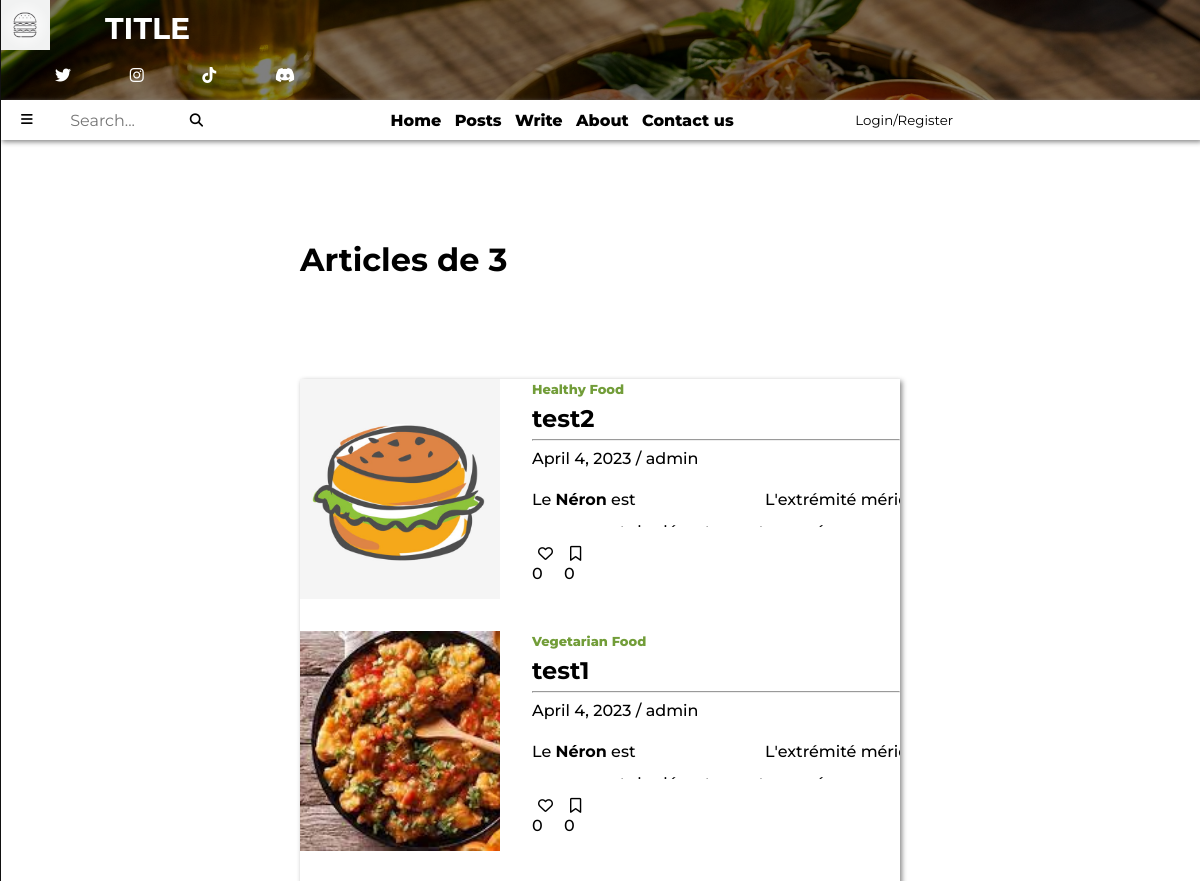
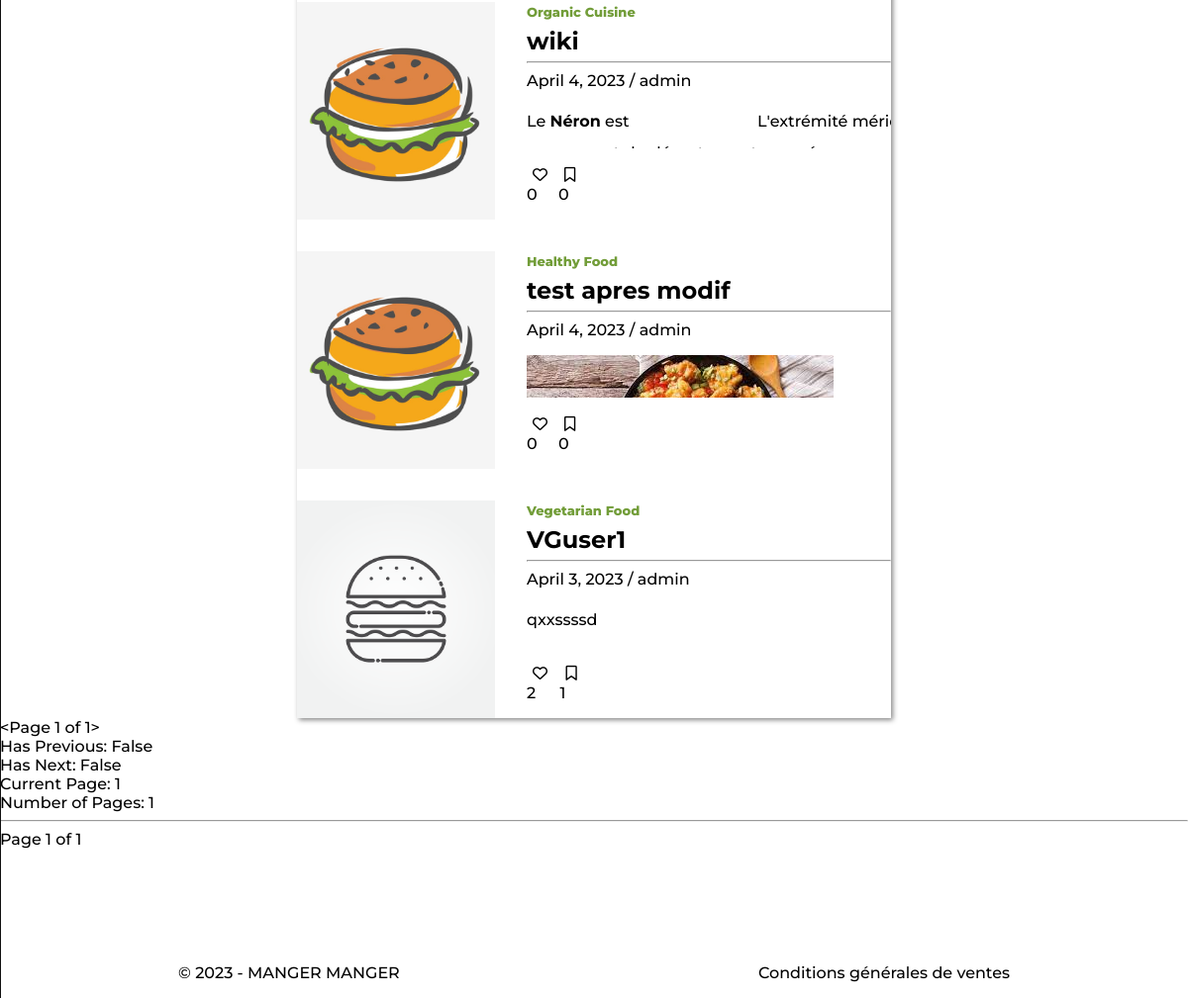
Screenshot of /posts/username/3/ with the database file from the repository (2 pictures, top to bottom).
### blog_app/models.py (models this page shows, shortened)
class PostModels(models.Model): # structure d'un article de blog
    class Categories(models.TextChoices): # permet de définir des choix textuels pour la catégorie
        Healthy_Food = 'Healthy Food' # Healthy Food ... sont les clés classées dans la BDD pour chaque catégories
        Organic_Cuisine = 'Organic Cuisine'
        Vegetarian_Food = 'Vegetarian Food'
    user_id= models.ForeignKey(UserModels, on_delete=models.CASCADE)
    categorie = models.fields.CharField(choices=Categories.choices, max_length=15)
    date = models.DateField(auto_now_add=True)
    title = models.CharField(max_length=30, blank=False)
    content = RichTextUploadingField(blank=False, null=True)
    image = models.ImageField(upload_to='posts_images/', blank=False, null=True)
    favoris = models.ManyToManyField(UserModels, blank=True, related_name='favoris')
    bookmark = models.ManyToManyField(UserModels, blank=True, related_name='bookmark')
    objects = PostManager()

class UserModels(AbstractUser):
    description = models.TextField(blank=True, null=True)
    objects = UserManager()

### blog_app/views.py (the view)
# urls.py: path('posts/',views.list_posts, name="list_posts"),
def posts(request, filter_by, value):
    print("------------------------------------------------------")
    print("value: ",value)
    print("type: ",type(value))
    print("id: ",request.user.id)
    if filter_by == 'username':
        post_list = models.PostModels.objects.filter(user_id=value).order_by('-id')
    elif filter_by == 'date':
        post_list = models.PostModels.objects.filter(date=value).order_by('-date')
    elif filter_by == 'categorie':
        post_list = models.PostModels.objects.filter(categorie=value).order_by('-id')
    elif filter_by == 'bookmark':
        if request.user.is_authenticated:
            post_list = models.PostModels.objects.filter(bookmark=request.user).order_by('-id')
        else:
            return redirect(reverse('login') + '?next=' + request.get_full_path())
    elif filter_by == 'favorite':
        if request.user.is_authenticated:
            post_list = models.PostModels.objects.filter(favoris=request.user).order_by('-id')
        else:
            return redirect(reverse('login') + '?next=' + request.get_full_path())
    elif filter_by == 'myPosts':
        if request.user.is_authenticated:
            post_list = models.PostModels.objects.filter(user_id=value).order_by('-id')
        else:
            return redirect(reverse('login') + '?next=' + request.get_full_path())
    p = Paginator(post_list, 10)
    page = request.GET.get('page')
    posts = p.get_page(page)
    context = {'posts': posts, 'filter_by': filter_by, 'value': value}
    if not posts:
        context['message'] = "Empty for now, come back later"
    else:
        context['message'] = None
    if filter_by == 'username':
        context['username'] = value
    elif filter_by == 'date':
        context['date'] = value
    elif filter_by == 'categorie':
        context['categorie'] = value
    print("------------------------------------------------------")
    print("value: ",value)
    print("type: ",type(value))
    print("id: ",request.user.id)
    return render(request, 'blog_app/posts.html', context)

### blog_app/templates/blog_app/posts.html (shortened to what this page needs)
{% extends 'base.html' %}
    {% block stylesheet %}
    {% load static %}
    <link rel="stylesheet" type="text/css" href={% static "blog_app/posts.css" %}>
    {% endblock stylesheet %}
    {% block index %}
    {% if request.resolver_match.url_name == 'list_posts' %}
        <h1>Tous les articles</h1>
    {% elif request.resolver_match.url_name == 'posts_filter' %}
        {% if filter_by == 'username' %}
            <h1>Articles de {{ username }}</h1>
        {% elif filter_by == 'date' %}
            <h1>Articles du {{ date }}</h1>
        {% elif filter_by == 'categorie' %}
            <h1>Articles de la catégorie {{ categorie }}</h1>
        {% elif filter_by == 'bookmark' %}
            <h1>Articles bookmarked</h1>
            {% if message %}
                {{ message }}
            {% endif %}
        {% endif %}
    {% else %}
        <h1>Blog</h1>
    {% endif %}
    <section class="display-posts">
        <div class="posts">
            {% for post in posts %}
                <div class="post" >
                    <div class="post-img"
                        style="background-image: url('{{ MEDIA_URL }}{{ post.image.url }}');"
                        onclick="location.href='{% url 'post_detail' pk=post.id user_id=post.user_id categorie=post.categorie %}'">
                    </div>
                    <div class="post-description"
                        onclick="location.href='{% url 'post_detail' pk=post.id user_id=post.user_id categorie=post.categorie %}'">
                        <a href="{% url 'posts_filter' filter_by='categorie' value=post.categorie %}" class="post-categorie colored-text">
                            {{ post.categorie }}
                        </a>
                        <h2 class="bold-title">
                            {{ post.title }}
                        </h2>
                        <hr>
                        <a href="{% url 'posts_filter' filter_by='date' value=post.date %}" class="date transition-btn">
                            {{ post.date }}
                        </a>
                        <span>/</span>
                        <a href="{% url 'posts_filter' filter_by='username' value=post.user_id.id %}" class="author transition-btn">
                            {{ post.user_id.username }}
                        </a>
                        <div class="description-text">
                            {{ post.content|safe }}
                        </div>
                    </div>
                    <div class="last-row">
                        <div class="zone-icons icons boutons">
                            {% include "blog_app/favori_btn.html" %}
                            {% include "blog_app/bookmark_btn.html" %}
                        </div>
                        <div class="empty-col" onclick="location.href='{% url 'post_detail' pk=post.id user_id=post.user_id categorie=post.categorie %}'"></div>
                    </div>
                </div>
            {% endfor %}
        </div>
    </section>
    {{ posts }}
    <br>
    Has Previous: {{ posts.has_previous }}
    <br>
    Has Next: {{ posts.has_next }}
    <br>
    Current Page: {{ posts.number }}
    <br>
    Number of Pages: {{ posts.paginator.num_pages }}
    <hr>
    Page {{ posts.number }} of {{ posts.paginator.num_pages}}
    {% endblock index %}

### blog_app/templates/blog_app/favori_btn.html
<div id="favori-btns{{ post.id }}">
  <p>
    <button
      hx-post="{% url 'add_remove_favori' post.id %}"
      hx-target="#favori-btns{{ post.id }}"
      hx-swap="#favori-btns{{ post.id }}">
      {% if user in post.favoris.all %}
        <i class="fa-solid fa-heart material-icons"></i>
      {% else %}
        <i class="fa-regular fa-heart material-icons"></i>
      {% endif %}
    </button>
    {{ post.favoris.count }}
  </p>
</div>

### blog_app/templates/blog_app/bookmark_btn.html
<div id="bookmark-btns{{ post.id }}">
  <p>
    <button
      hx-post="{% url 'add_remove_bookmark' post.id %}"
      hx-target="#bookmark-btns{{ post.id }}"
      hx-swap="#bookmark-btns{{ post.id }}">
      {% if user in post.bookmark.all %}
        <i class="fa-solid fa-bookmark material-icons"></i>
      {% else %}
        <i class="fa-regular fa-bookmark material-icons"></i>
      {% endif %}
    </button>
    {{ post.bookmark.count }}
  </p>
</div>

### blog_app/static/blog_app/base.css (style rules this page uses)
:root { --background-color: #729D39; --transition-btn: .4s; }
* { font-family: 'Montserrat', sans-serif; }
html { scroll-behavior: smooth; font-weight: 500; }
body { margin: 0 auto; }
.bold-title { line-height: 1.5px; }
a { color: black; text-decoration: none; }

### blog_app/static/blog_app/posts.css (style rules this page uses)
h1 { width: 50%; margin: auto; margin-top: 100px; }
.post-img, .post-description, .empty-col, button, .empty-col { cursor: pointer; }
.icons button { font-size: 15px; border: none; background-color: transparent; }
.icons { display: flex; align-items: center; }
section.display-posts { position: relative; width: 50%; margin: auto; margin-top: 100px; flex: 0; }
.display-posts .posts { display: grid; grid-template-rows: repeat(auto-fit, minmax(min-content, max-content)); grid-auto-rows: 220px; grid-column-gap: 2em; grid-row-gap: 2em; box-shadow: 2px 2px 5px #888888; }
.display-posts .post { display: grid; grid-template-columns: repeat(3, 1fr); grid-template-rows: repeat(4, 1fr); transition: .5s; }
.display-posts .post-img { grid-column: 1/2; grid-row: 1/5; background-size: cover; background-position: center; }
.display-posts .post-description { overflow: hidden; text-overflow: ellipsis; grid-column: 2/4; grid-row: 1/4; padding-left: 2em; }
.display-posts .description-text { display: flex; line-height: 2; }
.display-posts .last-row { display: grid; grid-column: 2/4; grid-row: 4; grid-template-columns: repeat(6, 1fr); padding-left: 2em; }
.display-posts .zone-icons { display: flex; grid-column: 1; justify-content: space-between; }
.display-posts .empty-col { grid-column: 2/7; }
.colored-text { font-size: small; font-weight: 800; color: var(--background-color); }

### rows the page displays
PostModels: image (picture), categorie "Healthy Food", title "test2", date "April 4, 2023", user_id.username "admin", content "Le Néron est L'extrémité mé…", favoris.count "0", bookmark.count "0"
PostModels: image (picture), categorie "Vegetarian Food", title "test1", date "April 4, 2023", user_id.username "admin", content "Le Néron est L'extrémité mé…", favoris.count "0", bookmark.count "0"
PostModels: image (picture), categorie "Organic Cuisine", title "wiki", date "April 4, 2023", user_id.username "admin", content "Le Néron est L'extrémité mé…", favoris.count "0", bookmark.count "0"
PostModels: image (picture), categorie "Healthy Food", title "test apres modif", date "April 4, 2023", user_id.username "admin", content (picture), favoris.count "0", bookmark.count "0"
PostModels: image (picture), categorie "Vegetarian Food", title "VGuser1", date "April 3, 2023", user_id.username "admin", content "qxxs s s sd", favoris.count "2", bookmark.count "1"

### other values shown
{{ username }} "3"
{{ posts }} "<Page 1 of 1>"
{{ posts.has_previous }} "False"
{{ posts.has_next }} "False"
{{ posts.number }} "1"
{{ posts.paginator.num_pages }} "1"
